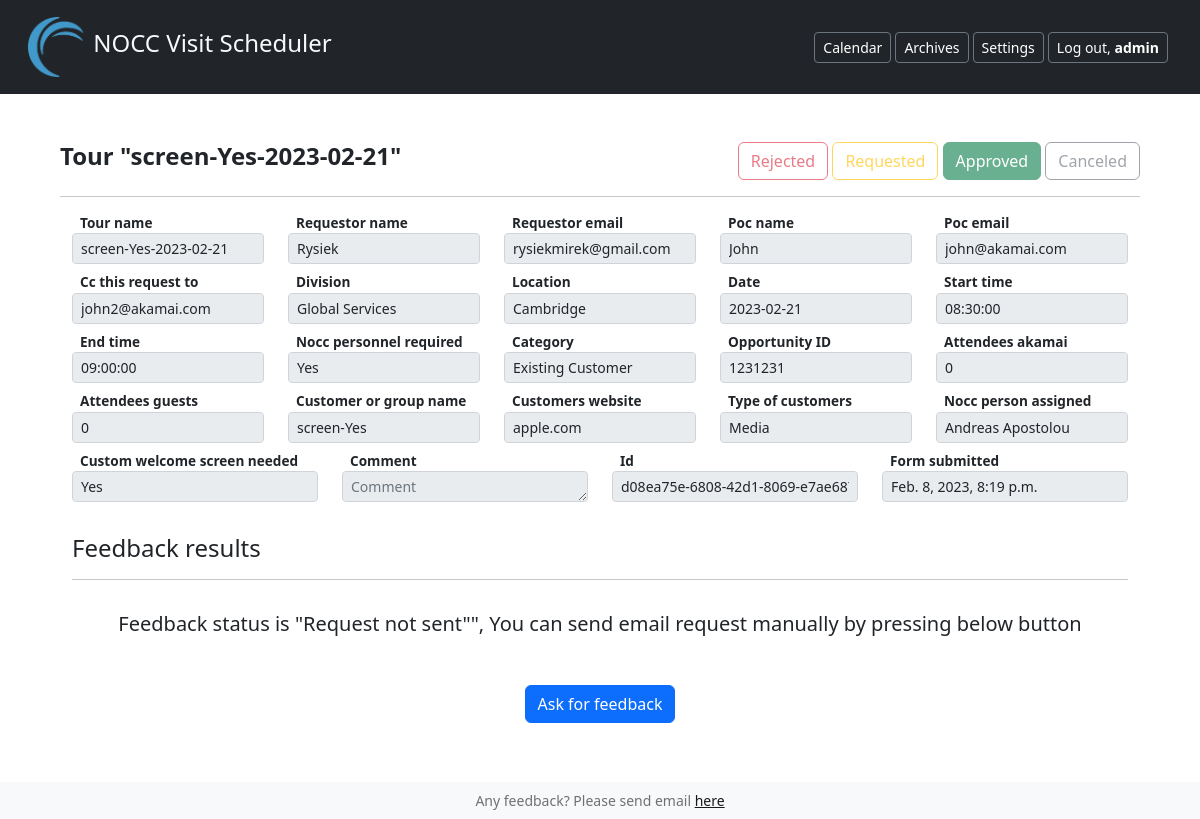
Before: /tour-details/d08ea75e680842d18069e7ae6879c725/ (signed in) with the older database file.
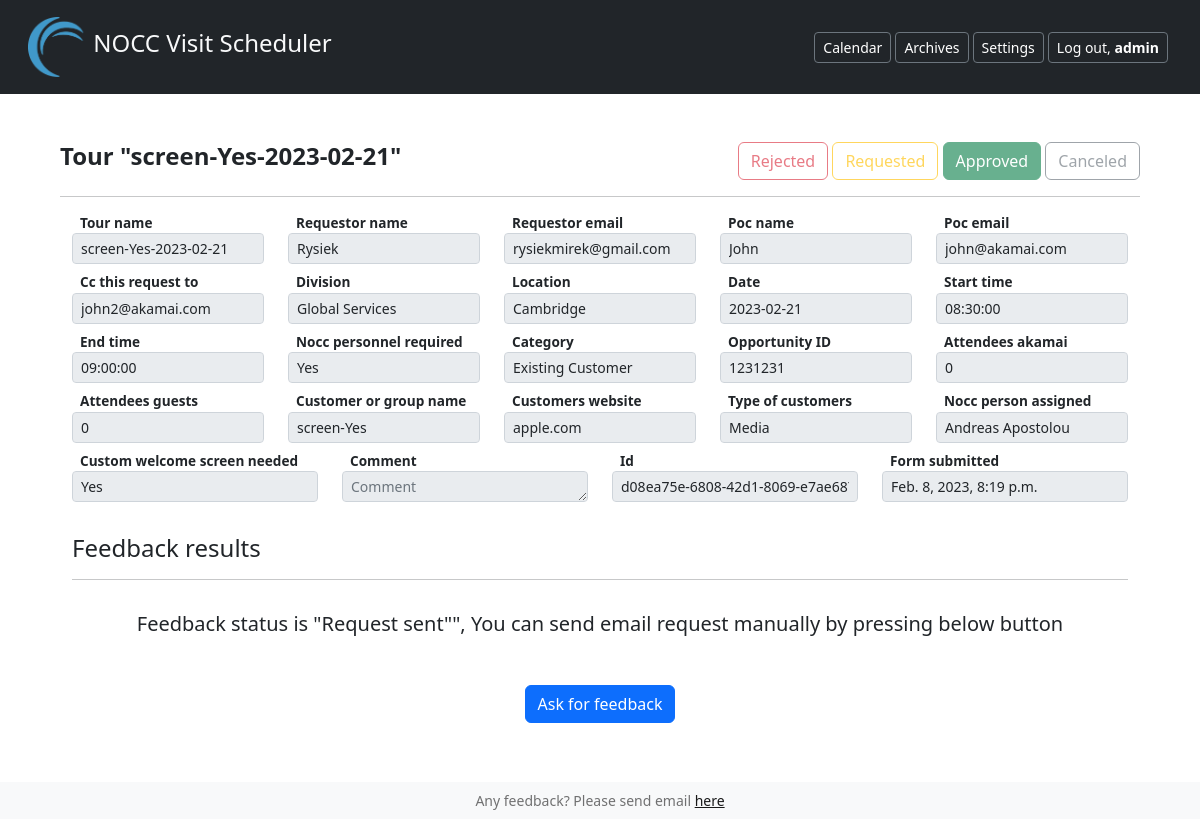
After: the same page with the newer database file.
### NoccSchedulerApp/models.py (models this page shows, shortened)
class Tour(models.Model):
    tour_name = models.CharField(max_length=300)
    requestor_name = models.CharField(max_length=300)
    requestor_email = models.EmailField()
    poc_name = models.CharField(max_length=300)
    poc_email = models.EmailField()
    cc_this_request_to = models.EmailField(null=True, blank=True)
    DIVISION_CHOICES = [
        ('P & RE', 'P & RE'),
        ('Customer & Industry', 'Customer & Industry'),
        ('marketing', 'Marketing'),
        ('Global Events', 'Global Events'),
        ('Marketing Strategy', 'Marketing Strategy'),
        ('Legal', 'Legal'),
        ('CTO', 'CTO'),
        ('CEO', 'CEO'),
        ('Global Sales', 'Global Sales'),
        ('Customer Success', 'Customer Success'),
        ('Global Services', 'Global Services'),
        ('Products & Enablement', 'Products & Enablement'),
        ('Compute', 'Compute'),
        ('Edge Delivery', 'Edge Delivery'),
        ('Edge Business Operations', 'Edge Business Operations'),
        ('Edge Experience', 'Edge Experience'),
        ('Other', 'Other'),
    ]
    division = models.CharField(
        max_length=50,
        choices=DIVISION_CHOICES,
    )
    LOCATION_CHOICES = [
        ('Cambridge', 'Cambridge'),
        ('Krakow', 'Krakow'),
        ('Bangalore', 'Bangalore')
    ]
    location = models.ForeignKey(Location, on_delete=models.CASCADE)
    date = models.DateField()
    start_time = models.TimeField(null=True)
    end_time = models.TimeField(null=True)
    NOCC_REQUIRED_CHOICES = [
        ('No', 'No'),
        ('Yes', 'Yes'),
    ]
    nocc_personnel_required = models.CharField(
        max_length=10,
        choices=NOCC_REQUIRED_CHOICES,
        default='No',
    )
    CATEGORY_CHOICES = [
        ('existing customer', 'Existing Customer'),
        ('new prospect', 'New Prospect'),
        ('public relations / press / analysts',
         'Public Relations / Press / Analysts'),
        ('investors', 'Investors'),
        ('akamai employees (internal tour)', 'Akamai Employees (Internal Tour)'),
        ('students / informal guests', 'Students / Informal Guests'),
    ]
    category = models.CharField(max_length=50, choices=CATEGORY_CHOICES,)
    opportunity_ID = models.CharField(max_length=300, null=True, blank=True, default=0)
    attendees_akamai = models.IntegerField(default=0, validators=[MinValueValidator(0), MaxValueValidator(50)])
    attendees_guests = models.IntegerField(default=0, validators=[MinValueValidator(0), MaxValueValidator(50)])
    customer_or_group_name = models.CharField(max_length=200)
    customers_website = models.CharField(max_length=500,null=True,blank=True)
    TYPE_OF_CUSTOMERS=[
        ('Akamai Internal', 'Akamai Internal'),
        ('Financial Services', 'Financial Services'),
        ('Media', 'Media'),
        ('High Tech', 'High Tech'),
        ('Retail + Commerce', 'Retail + Commerce'),
        ('Gaming/OTT', 'Gaming/OTT'),
        ('Healthcare/Life Science', 'Healthcare/Life Science'),
        ('Manufacturing', 'Manufacturing'),
        ('Other', 'Other'),
    ]
    type_of_customers = models.CharField(max_length=200, choices=TYPE_OF_CUSTOMERS)
    nocc_person_assigned = models.CharField(max_length=200,null=True, blank=True)
    WELCOME_SCREEN_CHOICES = [
        ('No', 'No'),
        ('Yes', 'Yes'),
    ]
    custom_welcome_screen_needed = models.CharField(
        max_length=10,
        choices=WELCOME_SCREEN_CHOICES,
        default='No',
        null=True,
        blank=True,
    )
    comment = models.TextField(max_length=2000, null=True, blank=True)
    created = models.DateTimeField(auto_now_add=True)
    id = models.UUIDField(unique=True, primary_key=True, editable=True)
    STATUS_CHOICES = [
        ('Requested', 'Requested'),
        ('Rejected', 'Rejected'),
        ('Approved', 'Approved'),
        ('Canceled', 'Canceled'),
    ]
    status = models.CharField(max_length=20, choices=STATUS_CHOICES, default='Requested')
    FEEDBACK_STATUS_CHOICES = [
        ('Request not sent', 'Request not sent'),
        ('Request sent', 'Request sent'),
        ('No answer 3 days', 'No answer 3 days'),
        ('Provided', 'Provided'),
    ]
    feedback_status = models.CharField(max_length=30, choices=FEEDBACK_STATUS_CHOICES, default='Request not sent')
    SATISFACTION_CHOICES = [
        ('1', '1'),
        ('2', '2'),
        ('3', '3'),
        ('4', '4'),
        ('5', '5'),
    ]
    satisfaction = models.CharField(max_length=5, choices=SATISFACTION_CHOICES, blank=True, null=True)
    key_take_aways = models.TextField(max_length=200, null=True, blank=True)
    SESSIONS_CHOICES = [
        ('Not relevant', 'Not relevant'),
        ('Relevant', 'Relevant'),
        ('Very relevant', 'Very relevant'),
        ('Did not attend', 'Did not attend'),
    ]
    sessions_welcoming = models.CharField(max_length=20, choices=SESSIONS_CHOICES, blank=True, null=True)
    sessions_speaker = models.CharField(max_length=20, choices=SESSIONS_CHOICES, blank=True, null=True)
    sessions_walls_displays = models.CharField(max_length=20, choices=SESSIONS_CHOICES, blank=True, null=True)
    sessions_daily_work = models.CharField(max_length=20, choices=SESSIONS_CHOICES, blank=True, null=True)
    sessions_scheduling_arrangement = models.CharField(max_length=20, choices=SESSIONS_CHOICES, blank=True, null=True)
    overall_feedback = models.TextField(max_length=2000, null=True, blank=True)
    internal_or_external_audience = models.TextField(max_length=2000, null=True, blank=True)
    feedback_name = models.TextField(max_length=1000, null=True, blank=True)

### NoccSchedulerApp/views.py (the view, shortened to what this page needs)
# urls.py: path('tour-details/<str:pk>/', views.tour_details, name = 'tour_details' ),
@login_required(login_url='/login/')
def tour_details(request, pk):
    r = request.POST
    tour_data = Tour.objects.get(id=pk)
    initial_tour_data = Tour.objects.filter(id=pk).values()[0]
    location = Location.objects.get(id=tour_data.location_id)
    if tour_data.date < datetime.now().date() or tour_data.status == 'Rejected' or tour_data.status == 'Canceled':
        disable_edit = True
    else:
        disable_edit = False
    context = {
        'nocc_representatives_list': NoccRepresentatives.objects.filter(location=int(tour_data.location_id)),
        'selected_nocc_representative': tour_data.nocc_person_assigned,
        'selected_location': location.location,
        'tour_data': tour_data,
        'disable_edit': disable_edit,
        'form_edit': TourFormDetails(initial=initial_tour_data),
        'form_feedback': TourFormFeedbackDetails(initial=initial_tour_data),
    }
    return render(request, "tour-details.html", context)

### NoccSchedulerApp/forms.py
class TourFormDetails(ModelForm):
    class Meta:
        model = Tour
        exclude = ('feedback','status', 'satisfaction', 'key_take_aways', 'overall_feedback', 'internal_or_external_audience', 'feedback_name', 'sessions_welcoming',
        'sessions_speaker', 'sessions_walls_displays', 'sessions_daily_work', 'sessions_scheduling_arrangement','feedback_status')
        widgets = {
            'start_time': TextInput(attrs={'readonly': 'readonly'}),
            'end_time': TextInput(attrs={'readonly': 'readonly'}),
            'location': TextInput(attrs={'readonly': 'readonly'}),
            'comment': Textarea(attrs={'rows':1, 'cols':50}),
            'id': TextInput(attrs={'readonly': 'readonly'}),
            'status': RadioSelect(),
        }
    def __init__(self, *args, **kwargs):
        super(TourFormDetails, self).__init__(*args, **kwargs)
        for name, field in self.fields.items():
            field.widget.attrs.update({
                'class': 'form-control form-control-sm',
                'placeholder': field.label,
                })
            if name not in ['nocc_person_assigned']:
                field.disabled = True

### templates/tour-details.html (shortened to what this page needs)
{% extends 'base.html' %}
{% block content %}
  <div class="text-start container-md mx-auto">
    <div class="row">
      <div class="col"> <h4> <b> Tour "{{tour_data.tour_name}}" </b></h4></div>
      <div class="btn-group btn-group-sm col justify-content-md-end" role="group">
        <form action="/status-change/{{ tour_data.id }}/" method="POST" id="status-change">
      <label class="btn btn-outline-danger" for="danger-outlined">Rejected</label>
      <label class="btn btn-outline-warning" for="warning-outlined">Requested</label>
      <label class="btn btn-outline-success" for="success-outlined">Approved</label>
      <label class="btn btn-outline-secondary" for="secondary-outlined">Canceled</label>
        </form>
      </div>
</div>
</div>
    <div class="container-md mx-auto" style='font-size:85%'>
      <hr>
      <div class="container">
      <form action="" method="post">
        <div class="my-2 row">
        {% for field in form_edit %}
          <div class="col-md">
            <label class="mx-2" for="{{ field.auto_id }}"> <b> {{ field.label }} </b></label>
            {% if field.name == "location" %}
                <input id="id_location" name="location" class="form-control form-control-sm" placeholder="Location" value="{{ selected_location }}" disabled></input>
            {%elif field.name == "nocc_person_assigned"%}
                <select id="id_nocc_person_assigned" name="nocc_person_assigned" class="form-control form-control-sm" placeholder="NOCC person assigned" {% if disable_edit %} disabled {% endif %}>
                {% for person in nocc_representatives_list %}
                  {%if person.name == selected_nocc_representative %}
                      <option value="{{person.name}}" selected>{{person.name}}</option>
                  {%else%}
                      <option value="{{person.name}}">{{person.name}}</option>
                  {%endif%}
                {%endfor%}
              </select>
            {% else %}
              {{ field }}
            {% endif %}
          </div>
          {% if forloop.counter|divisibleby:"5" %}
        </div> <div class="my-2 row">
                    {% endif %}
        {% endfor %}
        <div class="col-md">
          <label class="mx-2" for="id_created"><b> Form submitted </b> </label>
          <input id="id_created" name="created" class="form-control form-control-sm" placeholder="Form submitted" value="{{tour_data.created}}" disabled></input>
          </div>
        </div>
      </div>
    </div>
    <div class="px-4 py-3 my-3 text-start container-md mx-auto" style='font-size:85%'>
      <h4>Feedback results</h4>
      <hr>
      {% if tour_data.feedback_status == 'Provided' %}
      <div class="my-2 row">
      {% for field in form_feedback %}
      <div class="col-md">
        <label class="mx-2" for="{{ field.auto_id }}"><b> {{ field.label }} </b> </label>
        {{ field }}
        <i><small style="color:#e70a0a">{{ field.errors }}</small></i>
        </div>
        {% if forloop.counter|divisibleby:"5" %}
        </div> <div class="row">
        {% endif %}
      {%  endfor  %}
      </div>
      {% else %}
      <form action="/ask-for-feedback/{{ tour_data.id }}/" method="POST" id="ask_for_feedback">
      <div class="px-4 py-3 my-3 text-center">
        <h5> Feedback status is "{{tour_data.feedback_status}}"", You can send email request manually by pressing below button</h5>
        <br><br>
        <button class="btn btn-primary" type="submit" id="button-addon2">Ask for feedback</button>
      </div>
      </form>
      {% endif %}
      </div>
{% endblock %}

Changed rows visible on the page:
changed Tour "Rysiek": feedback_status "Request not sent" → "Request sent"
